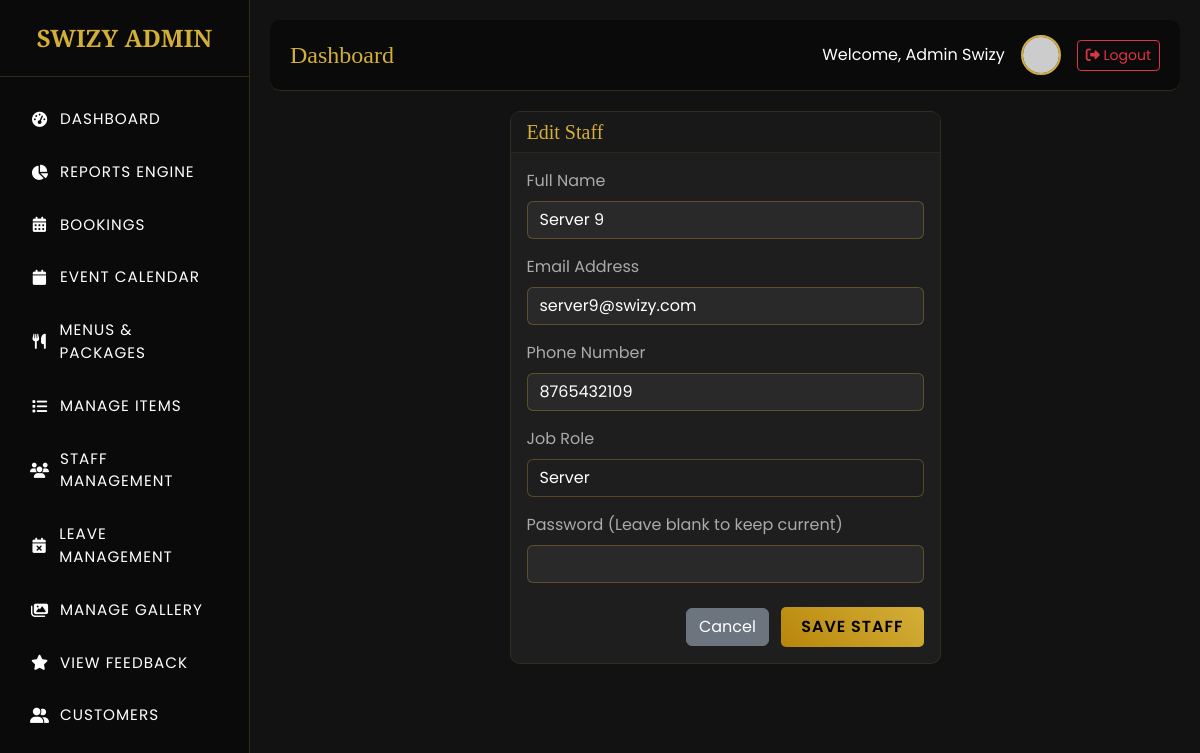
/admin/staff_add.php?edit=20 (signed in), run on the app's committed database.
### tables this page shows
CREATE TABLE IF NOT EXISTS `users` (
  `id` int NOT NULL AUTO_INCREMENT,
  `role` enum('admin','customer','chef','server','site_manager') NOT NULL,
  `name` varchar(255) NOT NULL,
  `email` varchar(100) NOT NULL,
  `phone` varchar(20) NOT NULL,
  `password` varchar(255) NOT NULL,
  `profile_image` varchar(255) DEFAULT 'default.png',
  `availability_status` tinyint(1) DEFAULT '1',
  `active_status` tinyint(1) DEFAULT '1',
  `created_at` timestamp NULL DEFAULT CURRENT_TIMESTAMP,
  `updated_at` timestamp NULL DEFAULT CURRENT_TIMESTAMP ON UPDATE CURRENT_TIMESTAMP,
  PRIMARY KEY (`id`),
  UNIQUE KEY `email` (`email`)
);

### classes/DataAccess.class.php (called while the page is built, shortened)
<?php
class DataAccess
{
	private $_con,$_query,$_errors;
	public function __construct()
	{
		if(!$this->_con=mysqli_connect(DB_HOST,DB_USER,DB_PASSWORD,DB_NAME))
		{
			die("connection Error");
		}
		$this->_errors ="";
	}
	public function getData($fields,$table,$condition = "1")
	{
		if(!$this->_checkTable($table))
		{
			$this->_errors.="$table not Present";
			return false;
		}
		$this->_query = "select ";
		if(is_array($fields))
		{
			if($this->_checkFieldsIndexed($fields,$table))
			{
				$this->_query.=implode(",",$fields);
			}
			else
			{
				return false;
			}
		}
		else if(gettype($fields) == "string")
		{
			if($fields == "*")
			{
				$this->_query.="*";
			}
		}
		else
		{
			$this->_errors.=" Invalid scheme type";
			return false;
		}
		$this->_query.=" from $table where $condition";
		$resref=mysqli_query($this->_con,$this->_query);
		$dataArr = array();
		if(mysqli_num_rows($resref))
		{
			while($rows = mysqli_fetch_assoc($resref))
			{
				$dataArr[] = $rows;
			}
		}
		return $dataArr;
	}
	private function _checkTable($table)
	{
		$q="show tables";
		$resref = mysqli_query($this->_con,$q);
		if(mysqli_num_rows($resref))
		{
			while($row=mysqli_fetch_array($resref))
			{
				if($row[0]==$table)
				{
					return true;
				}
			}
		}
		return false;
	}
}
?>

### admin/staff_add.php (the view, shortened to what this page needs)
<?php require_once('header.php');
$dao = new DataAccess();
$edit_id = isset($_GET['edit']) ? intval($_GET['edit']) : 0;
$staff = null;
if($edit_id) {
    $res = $dao->getData("*", "users", "id=$edit_id AND role IN ('chef', 'server', 'site_manager')");
    if(!empty($res)) $staff = $res[0];
}
$elements = array(
    "name" => $staff ? $staff['name'] : "",
    "email" => $staff ? $staff['email'] : "",
    "phone" => $staff ? $staff['phone'] : "",
    "role" => $staff ? $staff['role'] : "server"
);
?>
<div class="container-fluid">
    <div class="row justify-content-center">
        <div class="col-md-6">
            <div class="card">
                <div class="card-header">
                    <h5 class="mb-0"><?= $edit_id ? 'Edit' : 'Register' ?> Staff</h5>
                </div>
                <div class="card-body">
                    <form method="POST">
                        <div class="mb-3">
                            <label class="form-label text-muted">Full Name</label>
                            <input type="text" name="name" class="form-control" required value="<?= htmlspecialchars($elements['name']) ?>">
                        </div>
                        <div class="mb-3">
                            <label class="form-label text-muted">Email Address</label>
                            <input type="email" name="email" class="form-control" required value="<?= htmlspecialchars($elements['email']) ?>">
                        </div>
                        <div class="mb-3">
                            <label class="form-label text-muted">Phone Number</label>
                            <input type="tel" name="phone" class="form-control" required pattern="[0-9]{10}" maxlength="10" minlength="10" value="<?= htmlspecialchars($elements['phone']) ?>">
                        </div>
                        <div class="mb-3">
                            <label class="form-label text-muted">Job Role</label>
                            <select name="role" class="form-control" style="background: var(--card-bg); color: white;" required>
                                <option value="server" <?= $elements['role']=='server'?'selected':'' ?>>Server</option>
                            </select>
                        </div>
                        <div class="mb-4">
                            <label class="form-label text-muted">Password <?= $edit_id ? '(Leave blank to keep current)' : '*' ?></label>
                            <input type="password" name="password" class="form-control" minlength="6" <?= $edit_id ? '' : 'required' ?>>
                        </div>
                        <div class="text-end">
                            <a href="staff.php" class="btn btn-secondary me-2">Cancel</a>
                            <button type="submit" name="btnSave" class="btn btn-gold">Save Staff</button>
                        </div>
                    </form>
                </div>
            </div>
        </div>
    </div>
</div>
<?php require_once('footer.php'); ?>

### assets/css/style.css (style rules this page uses)
:root { --primary-gold: #d4af37; --dark-bg: #0a0a0a; --card-bg: rgba(25, 25, 25, 0.9); --text-light: #ffffff; --text-muted: #aaaaaa; --transition: all 0.4s cubic-bezier(0.25, 0.8, 0.25, 1); }
body { background-color: var(--dark-bg); color: var(--text-light); font-family: 'Poppins', sans-serif; overflow-x: hidden; scroll-behavior: smooth; }
h1, h2, h3, h4, h5, h6, .brand-font { font-family: 'Playfair Display', serif; }
.text-muted { color: var(--text-muted) !important; }
.form-control, .form-select { background: rgba(255, 255, 255, 0.05); border: 1px solid rgba(212, 175, 55, 0.3); color: white; }
.btn-gold { background: linear-gradient(45deg, #b8860b, #d4af37); color: #000; font-weight: 600; border: none; border-radius: 30px; padding: 10px 30px; text-transform: uppercase; letter-spacing: 1px; transition: var(--transition); }

### admin/header.php (style rules this page uses)
:root { --primary-gold: #d4af37; --dark-bg: #121212; --sidebar-bg: #0a0a0a; --card-bg: #1e1e1e; --text-light: #ffffff; --text-muted: #aaaaaa; }
body { background-color: var(--dark-bg); color: var(--text-light); font-family: 'Poppins', sans-serif; overflow-x: hidden; }
.text-muted { color: var(--text-muted) !important; }
.card { background: var(--card-bg); border: 1px solid rgba(212, 175, 55, 0.1); border-radius: 10px; color: var(--text-light); }
.card-header { background: rgba(0,0,0,0.2); border-bottom: 1px solid rgba(212, 175, 55, 0.1); color: var(--primary-gold); }
.btn-gold { background: linear-gradient(45deg, #b8860b, #d4af37); color: #000; font-weight: 600; border: none; padding: 8px 20px; border-radius: 5px; transition: 0.3s; }

### data on the page
users: name "Server 9", email "server9@swizy.com", phone "8765432109", role "Server"

### other printed values
$_SESSION['name'] "Admin Swizy"
